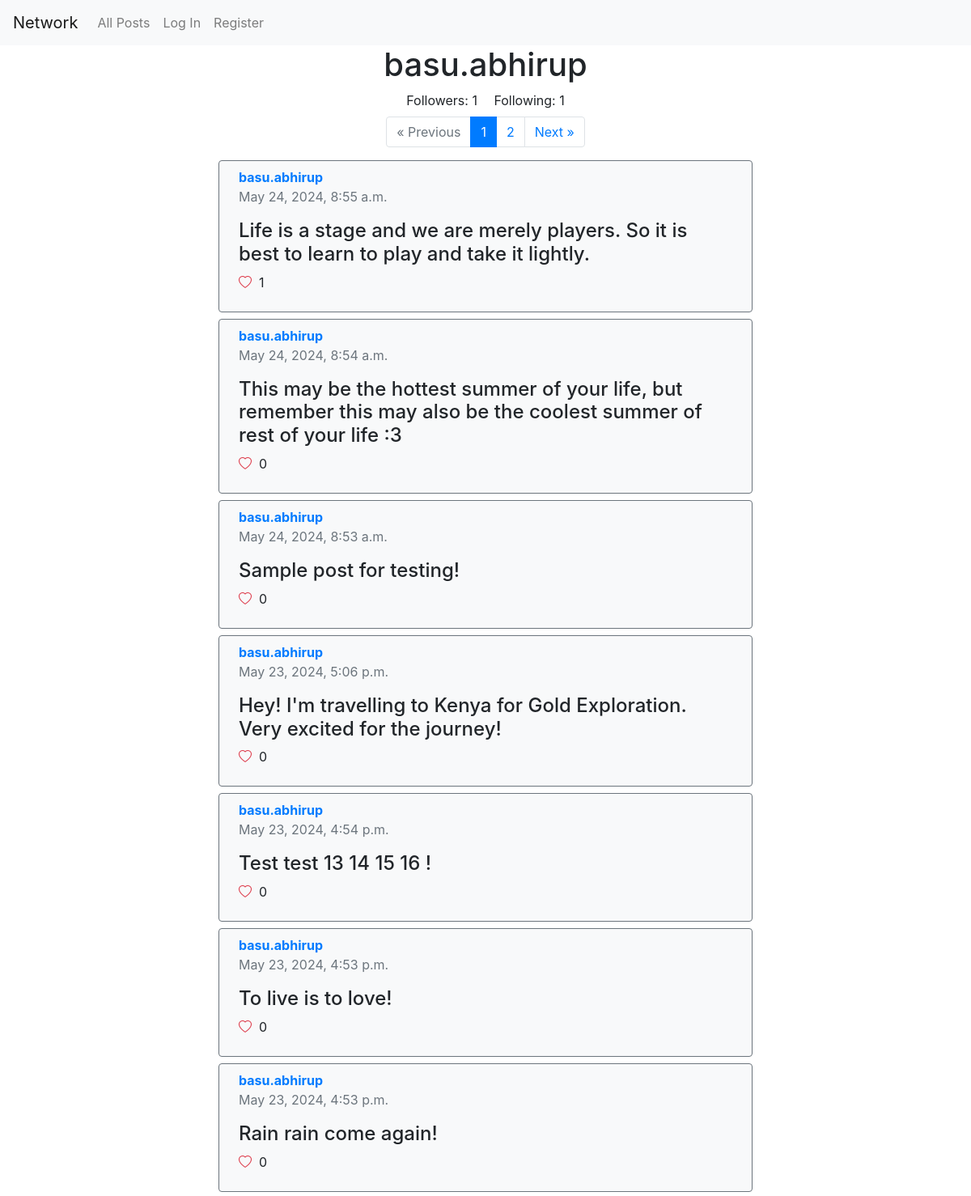
/profile/basu.abhirup (upper part), run on an earlier commit of the app's database.
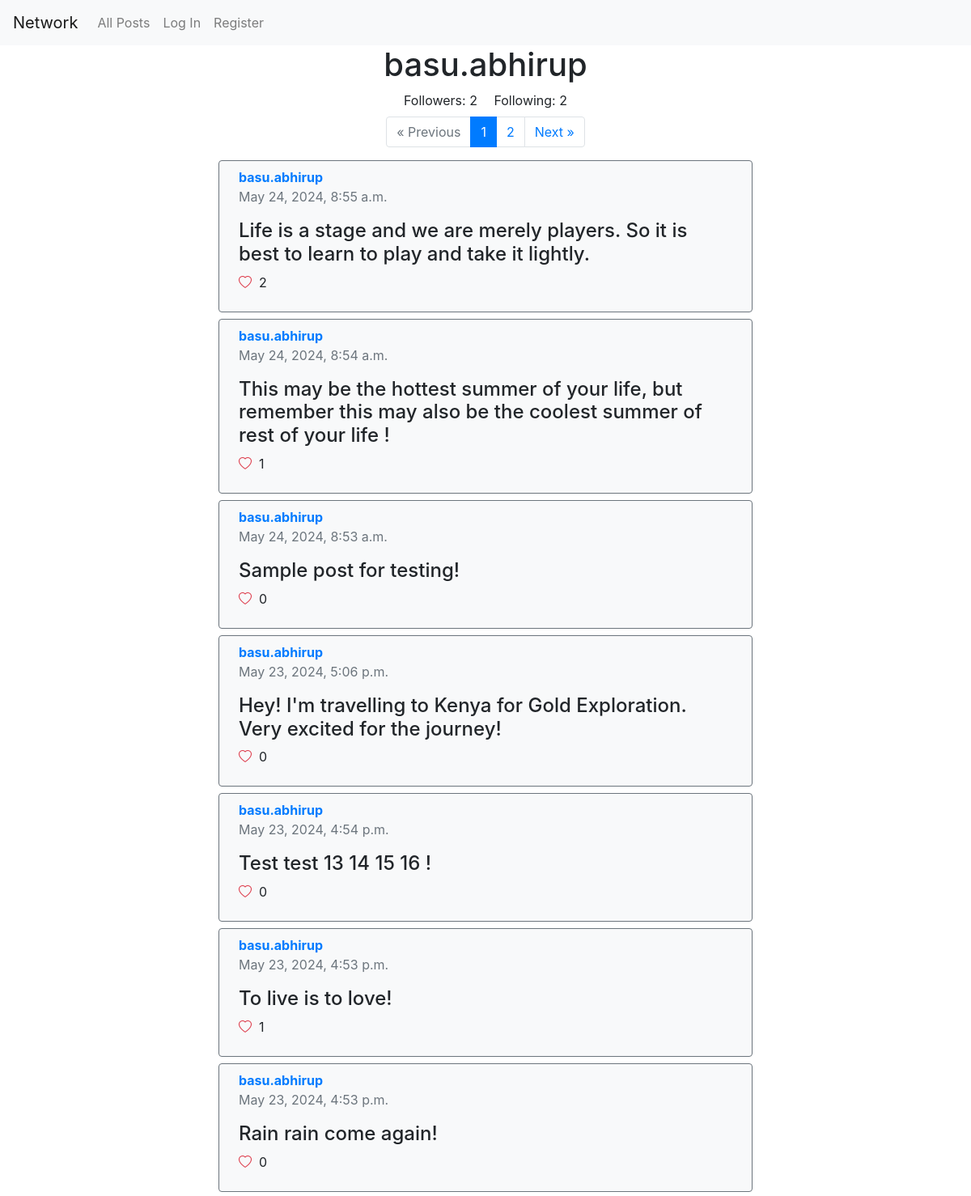
And on a later commit of the database.
### network/models.py (models this page shows, shortened)
class Post(models.Model):
  user = models.ForeignKey(User, on_delete=models.CASCADE)
  content = models.TextField()
  timestamp = models.DateTimeField(auto_now_add=True)
  likes = models.PositiveIntegerField(default=0)

class User(AbstractUser):
    pass

### network/views.py (the view)
# urls.py: path('profile/<str:username>', views.profile, name='profile'),
def profile(request, username):
  user = get_object_or_404(User, username=username)
  user_posts = Post.objects.filter(user=user).order_by('-timestamp')
  posts = []
  for post in user_posts:
    if request.user.is_authenticated:
      already_liked = post.liked_by.filter(user=request.user).exists()
      posts.append({
        'post': post,
        'already_liked': already_liked
      })
    else:
      posts.append({
        'post': post
      })
  paginator = Paginator(posts, 10)
  page_number = request.GET.get('page')
  page_obj = paginator.get_page(page_number)
  follower_count = user.followers.count()
  following_count = user.following.count()  # Optional, depending on your model
  show_follow_button = request.user != user and request.user.is_authenticated
  following = False
  if show_follow_button:
    following = Follower.objects.filter(follower=request.user, following=user).exists()
  return render(request, 'network/profile.html', {
      'profile_user': user,
      'posts': page_obj,
      'follower_count': follower_count,
      'following_count': following_count,
      'following': following,
      'show_follow_button': show_follow_button,
      'paginator': paginator
  })

### network/templates/network/profile.html (shortened to what this page needs)
{% extends "network/layout.html" %}
{% block body %}
    <h1>{{ profile_user.username }}</h1>
    <div class="container text-center mb-2">
        <span id="followers" class="mx-2">Followers: {{ follower_count }}</span>
        <span id="following" class="mx-2">Following: {{ following_count }}</span>
    </div>
    {% if paginator.num_pages > 1 %}
    <nav aria-label="Page navigation example">
        <ul class="pagination">
        {% if posts.has_previous %}
            <li class="page-item"><a class="page-link" href="?page={{ posts.previous_page_number }}">&laquo; Previous</a></li>
        {% else %}
            <li class="page-item disabled"><a class="page-link text-muted">&laquo; Previous</a></li>
        {% endif %}
        {% for page_num in paginator.page_range %}
            <li class="page-item {% if page_num == posts.number %}active{% endif %}">
            <a class="page-link" href="?page={{ page_num }}">{{ page_num }}</a>
            </li>
        {% endfor %}
        {% if posts.has_next %}
            <li class="page-item not-allowed"><a class="page-link" href="?page={{ posts.next_page_number }}">Next &raquo;</a></li>
        {% else %}
            <li class="page-item disabled"><a class="page-link text-muted">Next &raquo;</a></li>
        {% endif %}
        </ul>
    </nav>
    {% endif %}
    <div class="post-container">
        {% for post in posts %}
            <div class="post px-4 py-2 border border border-secondary rounded bg-light mb-2 w-100">
                <p class="mb-0 d-inline-block mr-3"><a href="{% url 'profile' post.post.user.username %}"><strong>{{ post.post.user.username }}</strong></a></p>
                <p class="text-muted mt-0">{{ post.post.timestamp }}</p>
                <p class="h4" id="post-content-{{ post.post.id }}">{{ post.post.content }}</p>
                {% if user.is_authenticated %}
                    <button class="like-button border-0 bg-light" data-post-id="{{ post.post.id }}" onclick="handleLiking(event)">
                        {% if post.already_liked == True %}
                            <i class="bi bi-heart-fill text-danger"></i>
                        {% else %}
                            <i class="bi bi-heart text-danger"></i>
                        {% endif %}
                    </button>
                    <p class="ml-2" id="like-count-{{ post.post.id }}">{{ post.post.likes }}</p>
                {% else %}
                    <p id="like-count-{{ post.post.id }}"><i class="bi bi-heart text-danger"></i> &nbsp;{{ post.post.likes }}</p>
                {% endif %}
            </div>
        {% endfor %}
    </div>
{% endblock %}

What changed in the data, as far as the page shows it:
changed Post "May 24, 2024, 8:55 a.m.": post.likes "1" → "2"
changed Post: post.content "This may be the hottest summer of your life, but remember this may also be the coolest summer of rest of your life :3" → "This may be the hottest summer of your life, but remember this may also be the coolest summer of rest of your life !"; post.likes "0" → "1"
changed Post "To live is to love!": post.likes "0" → "1"
Also different on the page:
{{ follower_count }}: "1" → "2"
{{ following_count }}: "1" → "2"
